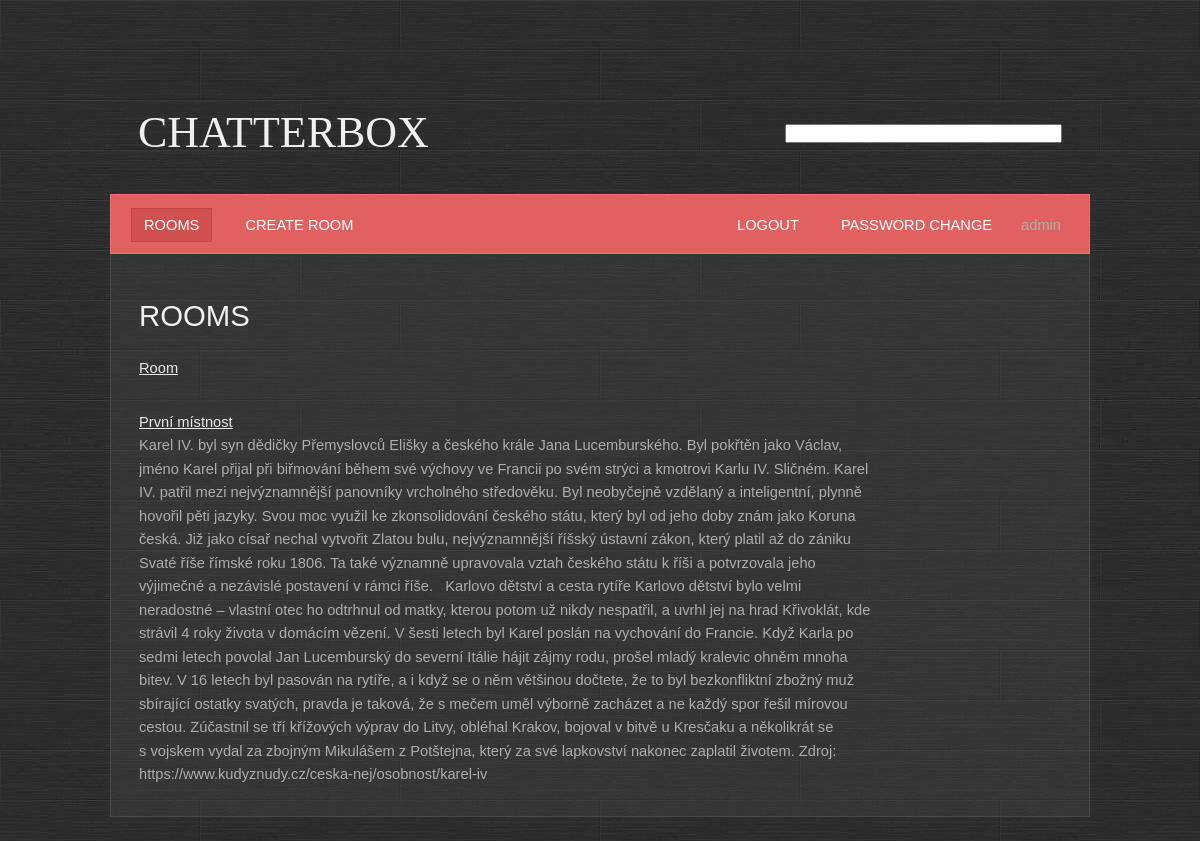
The app's page / (signed in), older data.
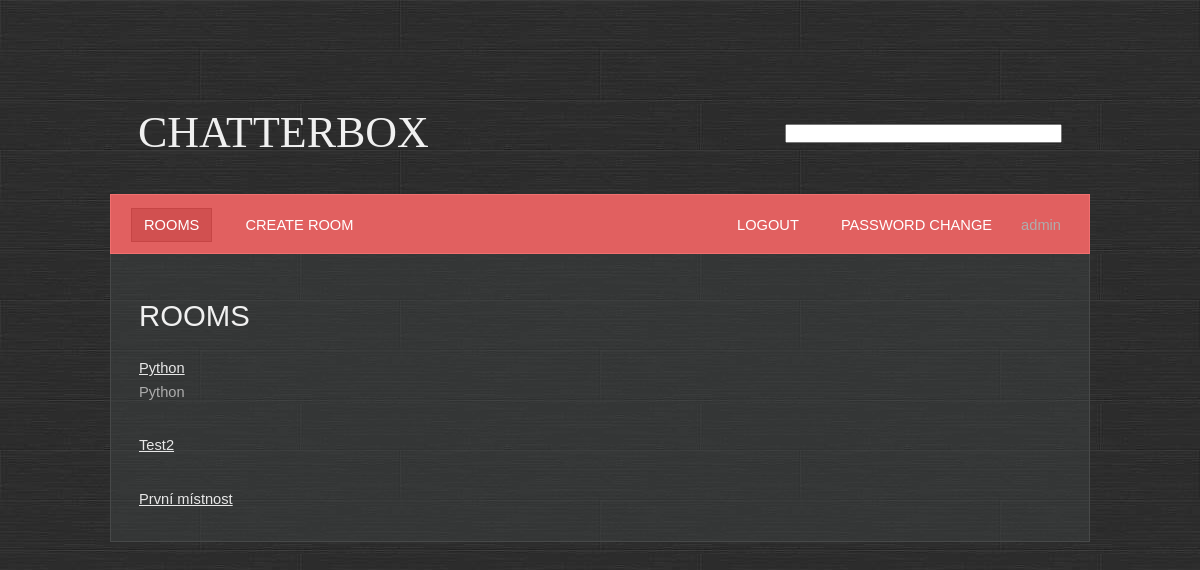
The same page, newer data.
### base/models.py (models this page shows, shortened)
class Room(Model):
    name = models.CharField(max_length=200, unique=True)
    description = models.TextField(null=True, blank=True)
    participants = models.ManyToManyField(User, related_name='participants', blank=True)
    created = models.DateTimeField(auto_now_add=True)
    updated = models.DateTimeField(auto_now=True)
    class Meta:
        ordering = ['-created', 'name']

### base/views.py (the view)
# urls.py: path('', base.views.RoomsView.as_view(), name='rooms'),
class RoomsView(PermissionRequiredMixin, LoginRequiredMixin, ListView):
    template_name = 'base/rooms.html'
    model = Room
    permission_required = 'base.view_room'

### base/templates/base/rooms.html (shortened to what this page needs)
{% extends 'main.html' %}
{%  block content %}
<h1>Rooms</h1>
{% for room in object_list %}
<div class="box">
    <div style="float: left; width:80%">
        <a href="{% url 'room' room.id %}">{{ room.name|capfirst }}</a><br> {{ room.description }}
    </div>
</div>
{% endfor %}
{% endblock %}

Row changes from the older to the newer data that the page shows:
removed Room: name "Room"
added Room: name "Python", description "Python"
added Room: name "Test2"
changed Room "První místnost": description "Karel IV. byl syn dědičky Přemyslovců Elišky a českého krále Jana Lucemburského. Byl pokřtěn jako Václav, jméno Karel přijal při biřmování během své výchovy ve Francii po svém strýci a kmotrovi Karlu IV. Sličném. Karel IV. patřil mezi nejvýznamnější panovníky vrcholného středověku. Byl neobyčejně vzdělaný a inteligentní, plynně hovořil pěti jazyky. Svou moc využil ke zkonsolidování českého státu, který byl od jeho doby znám jako Koruna česká. Již jako císař nechal vytvořit Zlatou bulu, nejvýznamnější říšský ústavní zákon, který platil až do zániku Svaté říše římské roku 1806. Ta také významně upravovala vztah českého státu k říši a potvrzovala jeho výjimečné a nezávislé postavení v rámci…" → (not shown)
